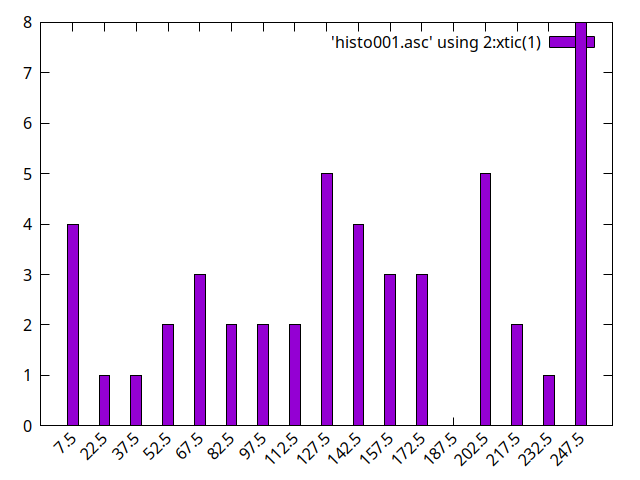

gnuplot code for this plot:
set style data histograms
set style histogram cluster
set style fill solid 1.0 border lt -1
set terminal pngcairo
set output "histo001.png"
set xtics rotate by 45 right
plot 'histo001.asc' using 2:xtic(1)
